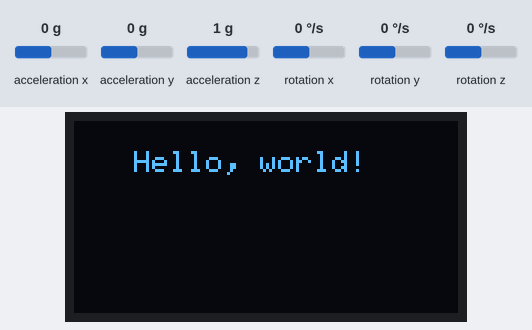
The sketch below on a simulated Arduino Uno, built with avr-gcc and run on an emulated ATmega328P. On the bench: 128×64 one-colour display. Wiring (inferred from the names in the program): MPU-6050 motion sensor at I2C address 0x68. Inputs (shaded band) come from the test bench; at power-on: acceleration y 0 g, acceleration x 0 g, acceleration z 1 g, rotation x 0 °/s, rotation y 0 °/s, rotation z 0 °/s. The display library's start-up logo is not drawn; what the sketch prints to the serial monitor is not drawn.

Above: at 2.1 s.
At 5.2 s:
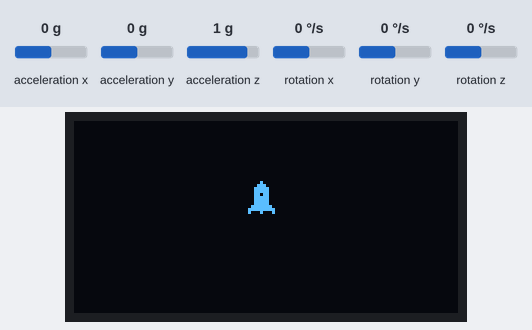
5.3 s: acceleration y set to 0.8 g
At 6.3 s:
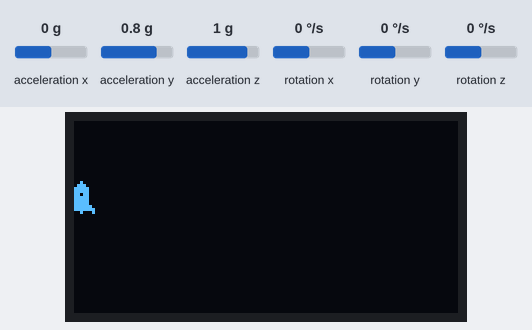
Timing chart, 0 to 8.3 s (numbered marks = the images above; inputs shaded):
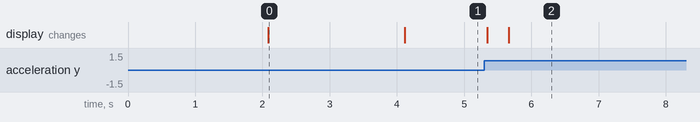

The sketch:

sketch_nov14b.ino
```cpp
#include <SPI.h>
#include <Wire.h>
#include <Adafruit_GFX.h>
#include <Adafruit_SSD1306.h>

// SCL GPIO5
// SDA GPIO4
#define OLED_RESET 0  // GPIO0
Adafruit_SSD1306 display(OLED_RESET);
 int i=0;
#define NUMFLAKES 10
#define XPOS 0
#define YPOS 1
#define DELTAY 2


// 'logooo', 9x12px
const unsigned char myBitmap [] PROGMEM = {
  0x08, 0x00, 0x1c, 0x00, 0x3e, 0x00, 0x3e, 0x00, 0x36, 0x00, 0x3e, 0x00, 0x3e, 0x00, 0x3e, 0x00,
  0x7f, 0x00, 0xff, 0x80, 0x88, 0x80, 0x00, 0x00
};


#define LOGO16_GLCD_HEIGHT 16
#define LOGO16_GLCD_WIDTH  16
//////////////////////////////
 const int MPU_addr=0x68;  // I2C address of the MPU-6050
int16_t AcX,AcY,AcZ,Tmp,GyX,GyY,GyZ;
int minVal=265;
int maxVal=402;

double x;
double y;
double z;
 int displacement=0;
///////////////////////////////////

void setup()   {


 Wire.begin();
  Wire.beginTransmission(MPU_addr);
  Wire.write(0x6B);  // PWR_MGMT_1 register
  Wire.write(0);     // set to zero (wakes up the MPU-6050)
  Wire.endTransmission(true);
    Serial.begin(9600);
  // by default, we'll generate the high voltage from the 3.3v line internally! (neat!)
  display.begin(SSD1306_SWITCHCAPVCC, 0x3C);  // initialize with the I2C addr 0x3C (for the 64x48)
  // init done

  display.display();
  delay(2000);

  // Clear the buffer.
  display.clearDisplay();

  // text display tests
  display.setTextSize(1);
  display.setTextColor(WHITE);
  display.setCursor(20,10);
  display.println("Hello, world!");
  display.display();
  delay(2000);
  display.clearDisplay();
  display.setTextSize(1);
}


void loop() {
Wire.beginTransmission(MPU_addr);
  Wire.write(0x3B);
  Wire.endTransmission(false);
  Wire.requestFrom(MPU_addr,14,true);
  AcX=Wire.read()<<8|Wire.read();
  AcY=Wire.read()<<8|Wire.read();
  AcZ=Wire.read()<<8|Wire.read();
    int xAng = map(AcX,minVal,maxVal,-90,90);
    int yAng = map(AcY,minVal,maxVal,-90,90);
    int zAng = map(AcZ,minVal,maxVal,-90,90);

       x= RAD_TO_DEG * (atan2(-yAng, -zAng)+PI);
       y= RAD_TO_DEG * (atan2(-xAng, -zAng)+PI);
       z= RAD_TO_DEG * (atan2(-yAng, -xAng)+PI);


  if((z<100)&& (displacement>-60)&&(z>50))
  displacement=displacement-5;
  if((z>300)&& (displacement<60)&&(z<350))
  displacement=displacement+5;
  Serial.println(displacement);
  int j = 58+displacement;

  display.drawBitmap(j, 20, myBitmap, 9, 12, WHITE);


  display.display();

  display.clearDisplay();


}
```

Measured:
- after the input at 5.3 s, the display: first changes after 0.05 s (image 2 shows a later state)
- what the display in image 0 shows lasts 2.0 s, from 2.1 s to 4.1 s
